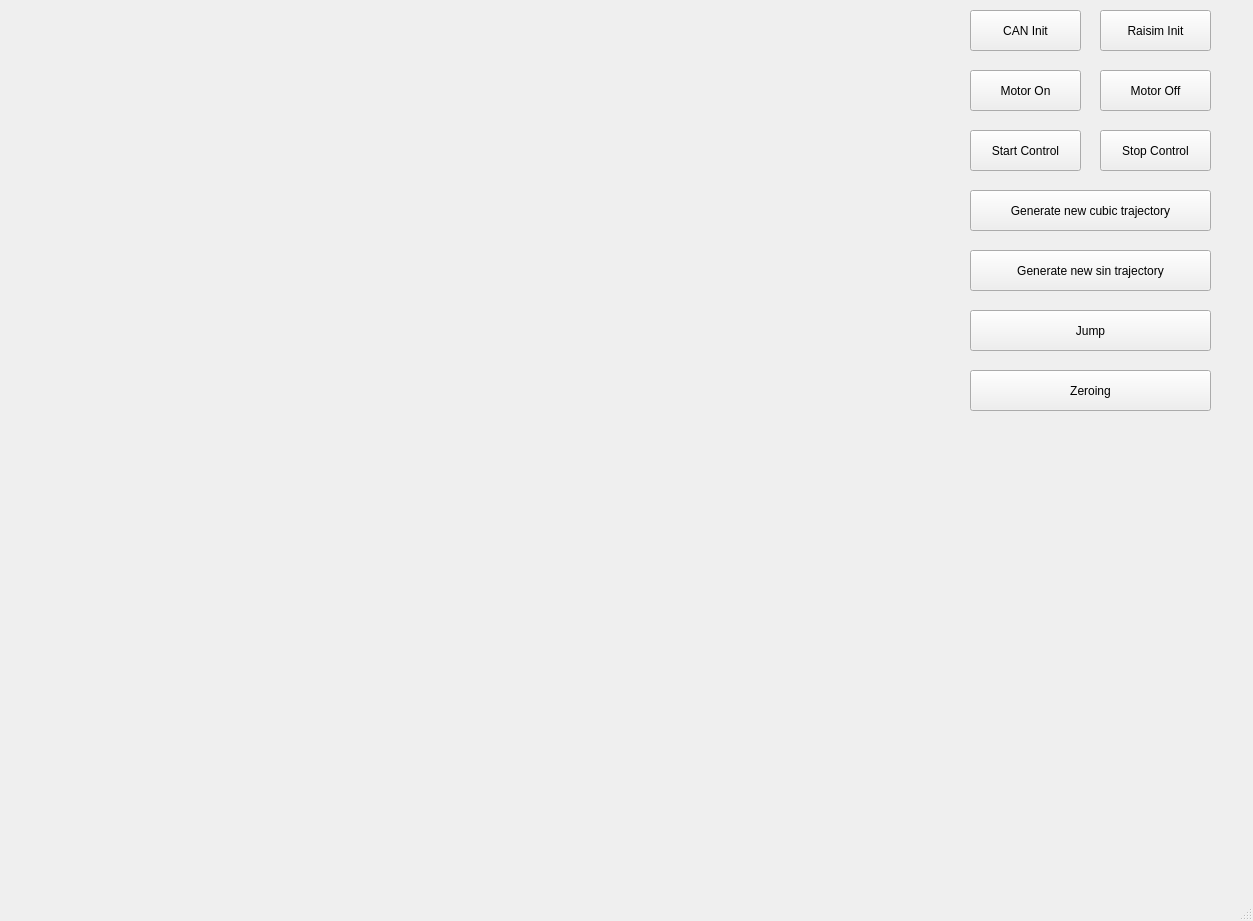
<?xml version="1.0" encoding="UTF-8"?>
<ui version="4.0">
 <class>MainWindow</class>
 <widget class="QMainWindow" name="MainWindow">
  <property name="geometry">
   <rect>
    <x>0</x>
    <y>0</y>
    <width>1253</width>
    <height>921</height>
   </rect>
  </property>
  <property name="windowTitle">
   <string>MainWindow</string>
  </property>
  <widget class="QWidget" name="centralwidget">
   <widget class="QCustomPlot" name="widget_1" native="true">
    <property name="geometry">
     <rect>
      <x>20</x>
      <y>10</y>
      <width>451</width>
      <height>271</height>
     </rect>
    </property>
   </widget>
   <widget class="QCustomPlot" name="widget_2" native="true">
    <property name="geometry">
     <rect>
      <x>480</x>
      <y>10</y>
      <width>451</width>
      <height>271</height>
     </rect>
    </property>
   </widget>
   <widget class="QCustomPlot" name="widget_3" native="true">
    <property name="geometry">
     <rect>
      <x>20</x>
      <y>300</y>
      <width>451</width>
      <height>271</height>
     </rect>
    </property>
   </widget>
   <widget class="QCustomPlot" name="widget_4" native="true">
    <property name="geometry">
     <rect>
      <x>480</x>
      <y>300</y>
      <width>451</width>
      <height>271</height>
     </rect>
    </property>
   </widget>
   <widget class="QCustomPlot" name="widget_5" native="true">
    <property name="geometry">
     <rect>
      <x>20</x>
      <y>590</y>
      <width>451</width>
      <height>271</height>
     </rect>
    </property>
   </widget>
   <widget class="QCustomPlot" name="widget_6" native="true">
    <property name="geometry">
     <rect>
      <x>480</x>
      <y>590</y>
      <width>451</width>
      <height>271</height>
     </rect>
    </property>
   </widget>
   <widget class="QPushButton" name="pushButton_1">
    <property name="geometry">
     <rect>
      <x>970</x>
      <y>10</y>
      <width>111</width>
      <height>41</height>
     </rect>
    </property>
    <property name="text">
     <string>CAN Init</string>
    </property>
   </widget>
   <widget class="QPushButton" name="pushButton_2">
    <property name="geometry">
     <rect>
      <x>1100</x>
      <y>10</y>
      <width>111</width>
      <height>41</height>
     </rect>
    </property>
    <property name="text">
     <string>Raisim Init</string>
    </property>
   </widget>
   <widget class="QPushButton" name="pushButton_3">
    <property name="geometry">
     <rect>
      <x>970</x>
      <y>70</y>
      <width>111</width>
      <height>41</height>
     </rect>
    </property>
    <property name="text">
     <string>Motor On</string>
    </property>
   </widget>
   <widget class="QPushButton" name="pushButton_4">
    <property name="geometry">
     <rect>
      <x>1100</x>
      <y>70</y>
      <width>111</width>
      <height>41</height>
     </rect>
    </property>
    <property name="text">
     <string>Motor Off</string>
    </property>
   </widget>
   <widget class="QPushButton" name="pushButton_5">
    <property name="geometry">
     <rect>
      <x>970</x>
      <y>130</y>
      <width>111</width>
      <height>41</height>
     </rect>
    </property>
    <property name="text">
     <string>Start Control</string>
    </property>
   </widget>
   <widget class="QPushButton" name="pushButton_6">
    <property name="geometry">
     <rect>
      <x>1100</x>
      <y>130</y>
      <width>111</width>
      <height>41</height>
     </rect>
    </property>
    <property name="text">
     <string>Stop Control</string>
    </property>
   </widget>
   <widget class="QPushButton" name="pushButton_7">
    <property name="geometry">
     <rect>
      <x>970</x>
      <y>190</y>
      <width>241</width>
      <height>41</height>
     </rect>
    </property>
    <property name="text">
     <string>Generate new cubic trajectory</string>
    </property>
   </widget>
   <widget class="QPushButton" name="pushButton_8">
    <property name="geometry">
     <rect>
      <x>970</x>
      <y>250</y>
      <width>241</width>
      <height>41</height>
     </rect>
    </property>
    <property name="text">
     <string>Generate new sin trajectory</string>
    </property>
   </widget>
   <widget class="QPushButton" name="pushButton_9">
    <property name="geometry">
     <rect>
      <x>970</x>
      <y>310</y>
      <width>241</width>
      <height>41</height>
     </rect>
    </property>
    <property name="text">
     <string>Jump</string>
    </property>
   </widget>
   <widget class="QPushButton" name="pushButton_10">
    <property name="geometry">
     <rect>
      <x>970</x>
      <y>370</y>
      <width>241</width>
      <height>41</height>
     </rect>
    </property>
    <property name="text">
     <string>Zeroing</string>
    </property>
   </widget>
  </widget>
  <widget class="QMenuBar" name="menubar">
   <property name="geometry">
    <rect>
     <x>0</x>
     <y>0</y>
     <width>1253</width>
     <height>22</height>
    </rect>
   </property>
  </widget>
  <widget class="QStatusBar" name="statusbar"/>
 </widget>
 <customwidgets>
  <customwidget>
   <class>QCustomPlot</class>
   <extends>QWidget</extends>
   <header>qcustomplot.h</header>
   <container>1</container>
  </customwidget>
 </customwidgets>
 <resources/>
 <connections/>
</ui>
